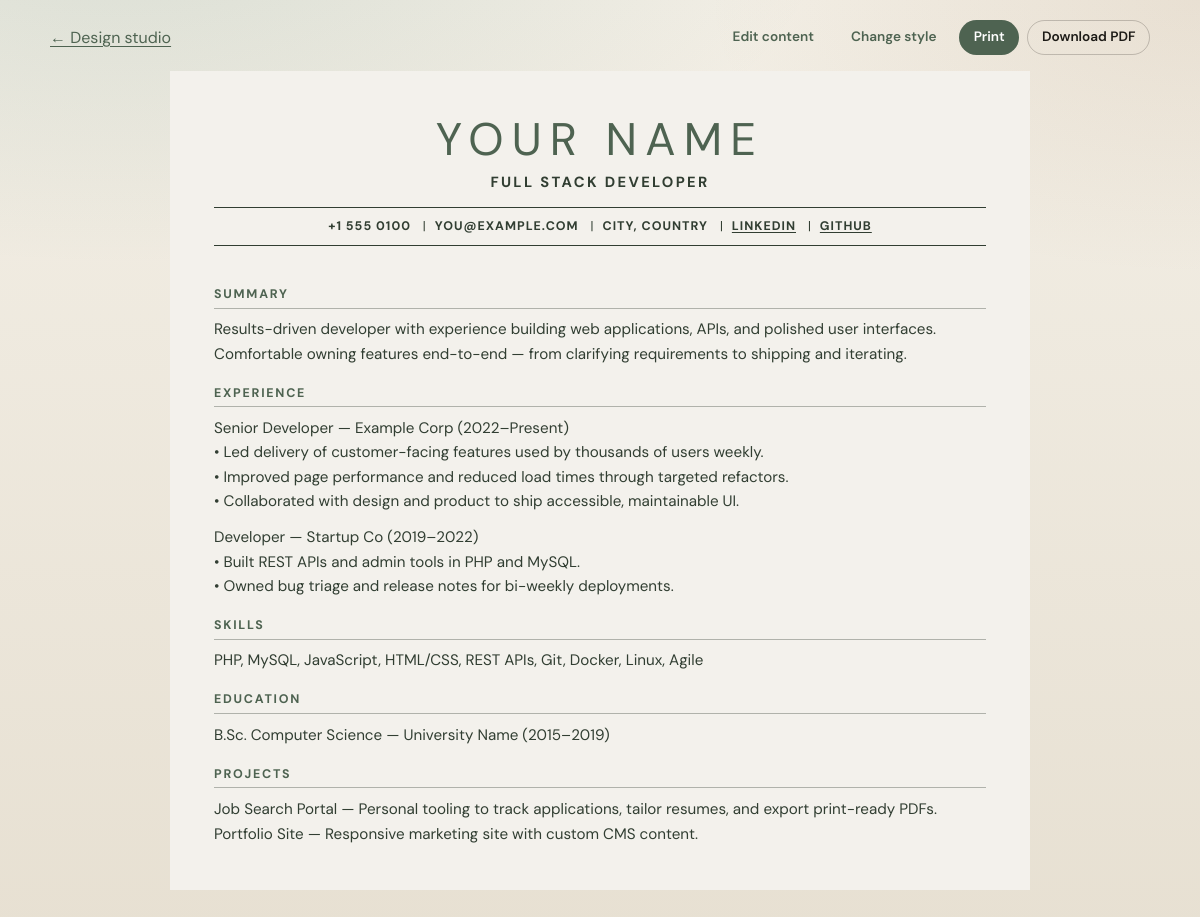
Screenshot of /resume.php with the database file from the repository.
### tables this page shows
CREATE TABLE resume_profile (
  id INT UNSIGNED NOT NULL AUTO_INCREMENT PRIMARY KEY,
  full_name VARCHAR(160) NOT NULL,
  title VARCHAR(200) NOT NULL DEFAULT '',
  email VARCHAR(160) NOT NULL DEFAULT '',
  phone VARCHAR(80) NOT NULL DEFAULT '',
  location VARCHAR(160) NOT NULL DEFAULT '',
  gender VARCHAR(40) NOT NULL DEFAULT '',
  date_of_birth DATE NULL,
  country VARCHAR(120) NOT NULL DEFAULT '',
  nationality VARCHAR(120) NOT NULL DEFAULT '',
  photo_path VARCHAR(255) NOT NULL DEFAULT '',
  show_photo TINYINT(1) NOT NULL DEFAULT 1,
  links JSON NULL,
  updated_at TIMESTAMP NOT NULL DEFAULT CURRENT_TIMESTAMP ON UPDATE CURRENT_TIMESTAMP
);

CREATE TABLE resume_sections (
  id INT UNSIGNED NOT NULL AUTO_INCREMENT PRIMARY KEY,
  section_key VARCHAR(64) NOT NULL,
  title VARCHAR(160) NOT NULL,
  body MEDIUMTEXT NOT NULL,
  sort_order INT NOT NULL DEFAULT 0,
  visible TINYINT(1) NOT NULL DEFAULT 1,
  UNIQUE KEY uq_section_key (section_key)
);

### src/Db.php (called while the page is built, shortened)
<?php
final class Db
{
    private static ?PDO $pdo = null;
    public static function pdo(): PDO
    {
        if (self::$pdo instanceof PDO) {
            return self::$pdo;
        }
        $url = getenv('DATABASE_URL') ?: '';
        $parts = parse_url($url);
        $dbName = ltrim($parts['path'], '/');
        $host = $parts['host'];
        $port = $parts['port'] ?? 3306;
        $user = $parts['user'] ?? 'db';
        $pass = $parts['pass'] ?? 'db';
        $dsn = sprintf('mysql:host=%s;port=%d;dbname=%s;charset=utf8mb4', $host, $port, $dbName);
        self::$pdo = new PDO($dsn, $user, $pass, [
            PDO::ATTR_ERRMODE => PDO::ERRMODE_EXCEPTION,
            PDO::ATTR_DEFAULT_FETCH_MODE => PDO::FETCH_ASSOC,
            PDO::ATTR_EMULATE_PREPARES => false,
        ]);
        return self::$pdo;
    }
}

### src/doc.php (called while the page is built, shortened)
<?php
function doc_view_options(): array
{
    $theme = App::resolveTheme($_GET['theme'] ?? null);
    $accent = App::resolveAccent($_GET['accent'] ?? null);
    $font = App::resolveFont($_GET['font'] ?? null);
    $embed = isset($_GET['embed']) && (string) $_GET['embed'] === '1';
    $pdfMode = (App::setting('pdf_mode', '0') ?: '0') === '1'
        || (isset($_GET['pdf']) && (string) $_GET['pdf'] === '1');
    return [
        'theme' => $theme,
        'accent' => $accent,
        'font' => $font,
        'embed' => $embed,
        'pdfMode' => $pdfMode,
        'company' => App::setting('active_company', '') ?: '',
    ];
}

### public/resume.php (the view, shortened to what this page needs)
<?php
require_once dirname(__DIR__) . '/src/layout.php';
require_once dirname(__DIR__) . '/src/doc.php';
require_once dirname(__DIR__) . '/src/profile_meta.php';
$opts = doc_view_options();
$profile = App::profile();
$sections = App::sections(true);
$theme = $opts['theme'];
$embed = $opts['embed'];
$pdfMode = $opts['pdfMode'];
if (!$embed):
?>
<main class="doc-toolbar no-print">
  <div class="doc-toolbar-inner">
    <a href="/design.php?doc=resume">&larr; Design studio</a>
    <div class="doc-actions">
      <a class="btn btn-small" href="/editor.php">Edit content</a>
      <a class="btn btn-small" href="/design.php?doc=resume">Change style</a>
      <button type="button" class="btn btn-small btn-primary" data-print>Print</button>
      <button type="button" class="btn btn-small btn-secondary" data-download-pdf>Download PDF</button>
    </div>
  </div>
</main>
<?php endif; ?>
<article class="resume theme-<?= App::e($theme) ?><?= $pdfMode ? ' pdf-ready' : '' ?><?= App::shouldShowPhoto($profile) ? ' has-photo' : ' no-photo' ?>" data-doc="resume">
  <header class="resume-header">
    <div class="resume-intro">
      <h1><?= App::e($profile['full_name']) ?></h1>
      <?php if (App::filled($profile['title'] ?? null)): ?>
        <p class="resume-title"><?= App::e($profile['title']) ?></p>
      <?php endif; ?>
    </div>
  </header>
  <?php foreach ($sections as $section): ?>
    <section class="resume-section">
      <h2><?= App::e($section['title']) ?></h2>
      <div class="resume-body"><?= App::nl2p($section['body']) ?></div>
    </section>
  <?php endforeach; ?>
</article>

### src/App.php (shortened to what this page needs)
<?php
final class App
{
    public static function setting(string $key, ?string $default = null): ?string
    {
        $stmt = Db::pdo()->prepare('SELECT `value` FROM settings WHERE `key` = ? LIMIT 1');
        $stmt->execute([$key]);
        $row = $stmt->fetch();
        return (string) $row['value'];
    }
    public static function profile(): array
    {
        $row = Db::pdo()->query('SELECT * FROM resume_profile ORDER BY id ASC LIMIT 1')->fetch();
        $links = $row['links'];
        if (is_string($links)) {
            $decoded = json_decode($links, true);
            $row['links'] = is_array($decoded) ? $decoded : [];
        } elseif (!is_array($links)) {
            $row['links'] = [];
        }
        $row['show_photo'] = (int) ($row['show_photo'] ?? 1);
        $row['photo_path'] = (string) ($row['photo_path'] ?? '');
        return $row;
    }
    public static function photoUrl(array $profile): string
    {
        $path = (string) ($profile['photo_path'] ?? '');
        if ($path === '' || !preg_match('#^uploads/photos/[A-Za-z0-9._-]+$#', $path)) {
            return '';
        }
        return '/' . $path;
    }
    public static function shouldShowPhoto(array $profile): bool
    {
        return (int) ($profile['show_photo'] ?? 0) === 1 && self::photoUrl($profile) !== '';
    }
    public static function sections(bool $visibleOnly = false): array
    {
        $sql = 'SELECT * FROM resume_sections';
        if ($visibleOnly) {
            $sql .= ' WHERE visible = 1';
        }
        $sql .= ' ORDER BY sort_order ASC, id ASC';
        return Db::pdo()->query($sql)->fetchAll();
    }
    public static function e(?string $value): string
    {
        return htmlspecialchars((string) $value, ENT_QUOTES | ENT_SUBSTITUTE, 'UTF-8');
    }
    public static function nl2p(string $text): string
    {
        $text = trim($text);
        $paragraphs = preg_split("/\n{2,}/", $text) ?: [];
        $html = '';
        foreach ($paragraphs as $p) {
            $lines = preg_split("/\n/", $p) ?: [];
            $escaped = array_map(static fn(string $line): string => self::e($line), $lines);
            $html .= '<p>' . implode('<br>', $escaped) . '</p>';
        }
        return $html;
    }
    public static function themes(): array
    {
        return [
            'midnight' => [
                'label' => 'Midnight',
                'blurb' => 'Word-style dark letter — large caps name, Aptos/Arial, pipe contacts.',
            ],
            'sage' => [
                'label' => 'Sage',
                'blurb' => 'Word-style sage letter — centered name, Candara, contact between thin rules.',
            ],
            'classic' => [
                'label' => 'Classic',
                'blurb' => 'Serif name, accent underline — clean and traditional.',
            ],
            'modern' => [
                'label' => 'Modern',
                'blurb' => 'Bold left accent bar and open spacing.',
            ],
            'compact' => [
                'label' => 'Compact',
                'blurb' => 'Tighter type for one-page applications.',
            ],
            'sidebar' => [
                'label' => 'Sidebar',
                'blurb' => 'Colored side column for contact and name.',
            ],
            'executive' => [
                'label' => 'Executive',
                'blurb' => 'Clean left-aligned layout with refined rules — formal and sharp.',
            ],
            'company' => [
                'label' => 'Company tint',
                'blurb' => 'Soft brand wash using your accent color.',
            ],
            'banner' => [
                'label' => 'Banner',
                'blurb' => 'Full-width accent header band with white name.',
            ],
            'split' => [
                'label' => 'Split',
                'blurb' => 'Two-tone header with name left and contacts right.',
            ],
            'minimal' => [
                'label' => 'Minimal',
                'blurb' => 'Quiet typography, almost no decoration.',
            ],
            'slate' => [
                'label' => 'Slate',
                'blurb' => 'Dark slate header strip for strong contrast.',
            ],
            'serif' => [
                'label' => 'Editorial',
                'blurb' => 'Large serif headlines with editorial section titles.',
            ],
            'cards' => [
                'label' => 'Cards',
                'blurb' => 'Each section sits in a soft bordered card.',
            ],
        ];
    }
    public static function filled(?string $value): bool
    {
        return $value !== null && trim($value) !== '';
    }
    public static function themeKeys(): array
    {
        return array_keys(self::themes());
    }
    public static function fontKeys(): array
    {
        return array_keys(self::fonts());
    }
    public static function resolveFont(?string $font): string
    {
        $font = $font ?: (self::setting('font_family', 'candara') ?: 'candara');
        return in_array($font, self::fontKeys(), true) ? $font : 'candara';
    }
    public static function resolveTheme(?string $theme): string
    {
        $theme = $theme ?: (self::setting('theme', 'sage') ?: 'sage');
        return in_array($theme, self::themeKeys(), true) ? $theme : 'sage';
    }
    public static function resolveAccent(?string $accent): string
    {
        $accent = $accent ?: (self::setting('accent_color', '#4E6351') ?: '#4E6351');
        return preg_match('/^#[0-9A-Fa-f]{6}$/', $accent) ? $accent : '#4E6351';
    }
}

### public/assets/css/app.css (style rules this page uses)
:root { --bg: #f3efe6; --bg-deep: #e7e0d2; --ink: #1c1a16; --muted: #5c564c; --line: rgba(28, 26, 22, 0.12); --paper: #fffcf7; --accent: #1a5f4a; --accent-ink: #fff; --danger: #8b2e2e; --radius: 12px; --font: "DM Sans", system-ui, sans-serif; --display: "Instrument Serif", Georgia, serif; --shadow: 0 18px 40px rgba(28, 26, 22, 0.08); }
*, *::before, *::after { box-sizing: border-box; }
html { scroll-behavior: smooth; }
body { margin: 0; min-height: 100vh; font-family: var(--font); color: var(--ink); background: radial-gradient(1200px 600px at 10% -10%, rgba(26, 95, 74, 0.12), transparent 60%), radial-gradient(900px 500px at 100% 0%, rgba(140, 90, 40, 0.1), transparent 55%), linear-gradient(180deg, var(--bg) 0%, var(--bg-deep) 100%); line-height: 1.5; }
a { color: var(--accent); text-decoration-thickness: 1px; text-underline-offset: 0.18em; }
.btn { display: inline-flex; align-items: center; justify-content: center; gap: 0.4rem; border: 1px solid transparent; border-radius: 999px; padding: 0.7rem 1.2rem; font: inherit; font-weight: 600; font-size: 0.95rem; cursor: pointer; text-decoration: none; transition: transform 0.15s ease, background 0.15s ease, color 0.15s ease; }
.btn-primary { background: var(--accent); color: var(--accent-ink); }
.btn-secondary { background: transparent; color: var(--ink); border-color: color-mix(in srgb, var(--ink) 22%, transparent); }
.btn-small { padding: 0.4rem 0.85rem; font-size: 0.85rem; }
.doc-toolbar { margin-bottom: 1rem; }
.doc-toolbar-inner { display: flex; justify-content: space-between; align-items: center; gap: 1rem; }
.doc-actions { display: flex; gap: 0.5rem; }

### public/assets/css/resume-themes.css (style rules this page uses)
.resume, .cover-letter { background: var(--paper); color: var(--ink); border: 1px solid var(--line); border-radius: calc(var(--radius) + 2px); padding: clamp(1.5rem, 4vw, 2.75rem); box-shadow: var(--shadow); max-width: 820px; margin: 0 auto; font-family: var(--doc-font, Georgia, serif); }
.resume-header h1, .letter-from strong { margin: 0; font-family: var(--doc-font, var(--display)); font-size: clamp(2.2rem, 5vw, 3rem); font-weight: 400; letter-spacing: -0.02em; line-height: 1.1; }
.resume-header { display: grid; gap: 1rem 1.25rem; align-items: start; }
.resume-intro { min-width: 0; }
.resume-title { margin: 0.35rem 0 0.75rem; color: var(--accent); font-weight: 600; font-size: 1.05rem; }
.resume-section { margin-top: 1.5rem; padding-top: 1rem; border-top: 1px solid var(--line); }
.resume-section:first-of-type { border-top: none; margin-top: 1rem; padding-top: 0; }
.resume-section h2 { margin: 0 0 0.55rem; font-size: 0.8rem; letter-spacing: 0.12em; text-transform: uppercase; color: var(--accent); font-weight: 700; }
.resume-body p, .letter-body p { margin: 0 0 0.75rem; }
.resume-body p:last-child, .letter-body p:last-child { margin-bottom: 0; }
.theme-sage.resume, .theme-sage.cover-letter { background: #f3f1ec; color: #313e32; border: none; box-shadow: none; border-radius: 0; max-width: 860px; }
.theme-sage .resume-header, .theme-sage .letter-from { text-align: center; border: none; padding: 0 0 1.1rem; margin: 0 0 1.35rem; display: grid; justify-items: center; gap: 0.35rem; }
.theme-sage .resume-intro { width: 100%; display: grid; justify-items: center; gap: 0.35rem; }
.theme-sage .resume-header h1, .theme-sage .letter-from strong { color: #4e6351; text-transform: uppercase; letter-spacing: 0.18em; font-weight: 400; font-size: clamp(2rem, 5vw, 2.85rem); }
.theme-sage .resume-title, .theme-sage .letter-from span { color: #313e32; text-transform: uppercase; letter-spacing: 0.16em; font-weight: 700; font-size: 0.92rem; margin: 0; }
.theme-sage .resume-section { border-top: none; margin-top: 1.1rem; padding-top: 0; }
.theme-sage .resume-section h2 { color: #4e6351; text-transform: uppercase; letter-spacing: 0.14em; font-size: 0.78rem; border-bottom: 1px solid color-mix(in srgb, #313e32 35%, transparent); padding-bottom: 0.25rem; margin-bottom: 0.55rem; }
.theme-sage .resume-body, .theme-sage .letter-body { color: #313e32; font-size: 0.95rem; line-height: 1.6; }

### rows the page displays
resume_profile: full_name "YOUR NAME", title "FULL STACK DEVELOPER"
resume_sections: title "SUMMARY", body "Results-driven developer with experience building web applications, APIs, and polished user interfaces. Comfortable owning features end-to-end — from clarifying requirements to shipping and iterating."
resume_sections: title "EXPERIENCE", body "Senior Developer — Example Corp (2022–Present) • Led delivery of customer-facing features used by thousands of users weekly. • Improved page performance and reduced load times through targeted refactors. • Collaborated with design and product to ship accessible, maintainable UI.", body "Developer — Startup Co (2019–2022) • Built REST APIs and admin tools in PHP and MySQL. • Owned bug triage and release notes for bi-weekly deployments."
resume_sections: title "SKILLS", body "PHP, MySQL, JavaScript, HTML/CSS, REST APIs, Git, Docker, Linux, Agile"
resume_sections: title "EDUCATION", body "B.Sc. Computer Science — University Name (2015–2019)"
resume_sections: title "PROJECTS", body "Job Search Portal — Personal tooling to track applications, tailor resumes, and export print-ready PDFs. Portfolio Site — Responsive marketing site with custom CMS content."

### other values shown
App::e($item['text']) "+1 555 0100"
App::e($item['text']) "YOU@EXAMPLE.COM"
App::e($item['text']) "CITY, COUNTRY"
App::e($item['text']) "LINKEDIN"
App::e($item['text']) "GITHUB"
